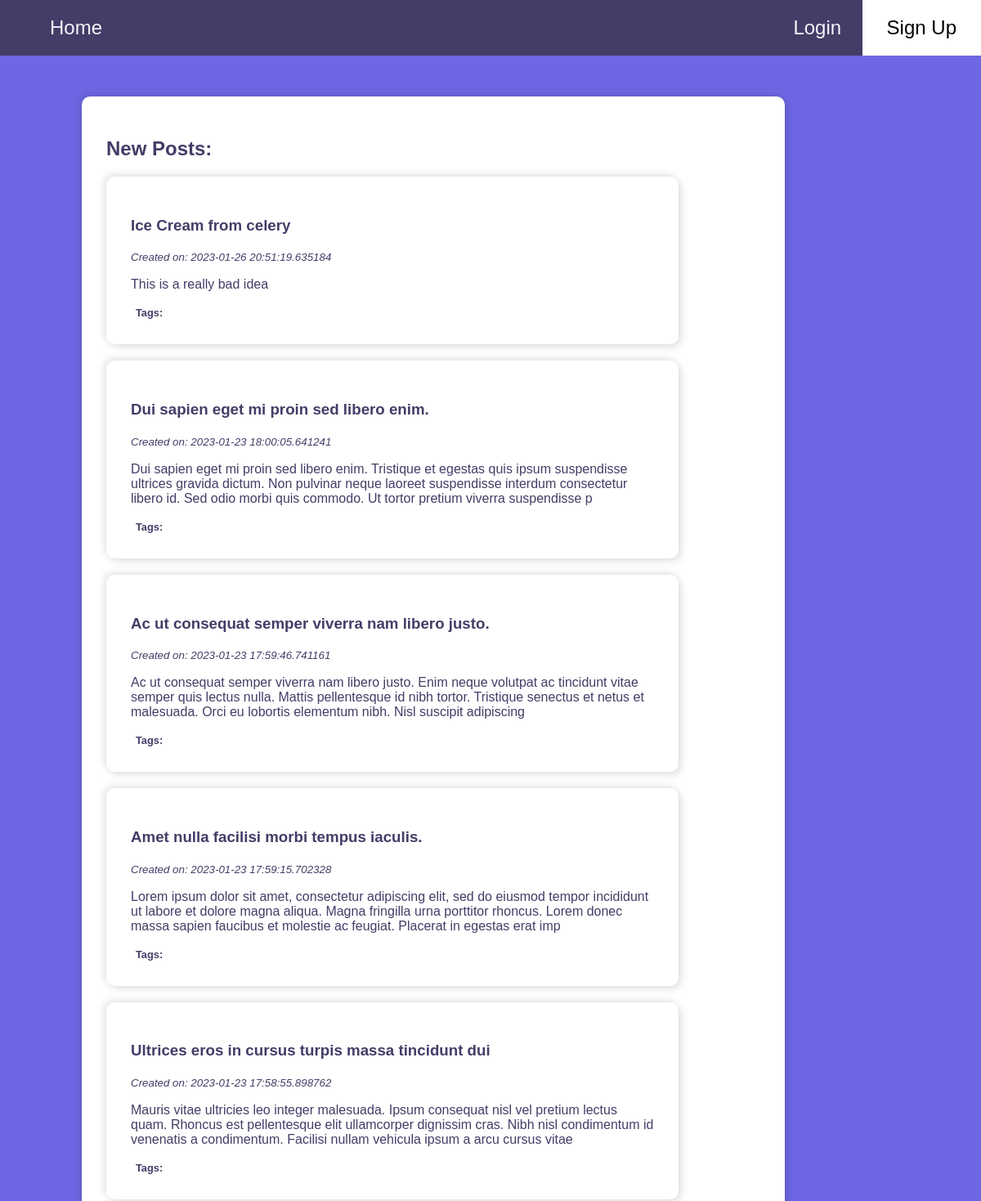
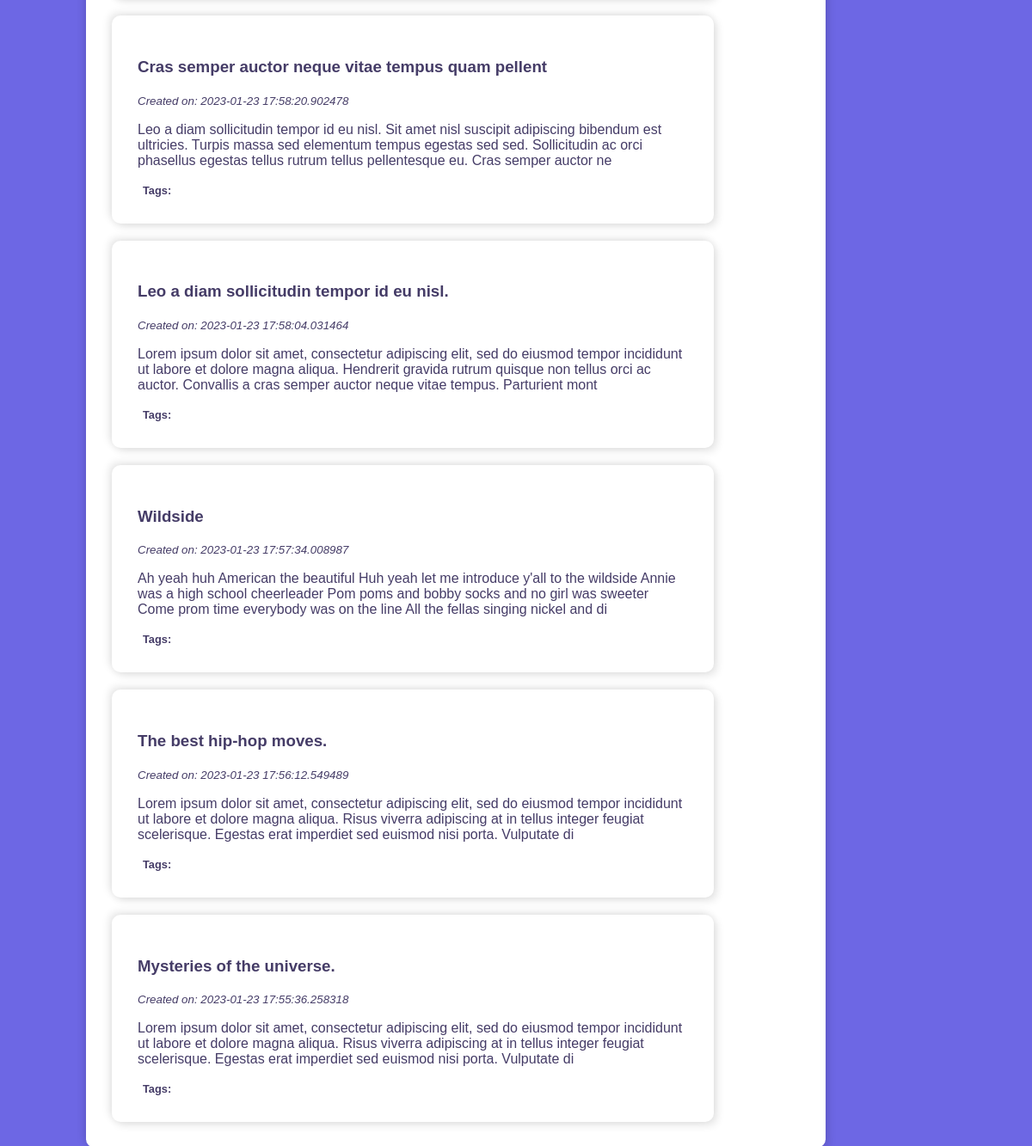
Before: / with the older database file (2 pictures, top to bottom).
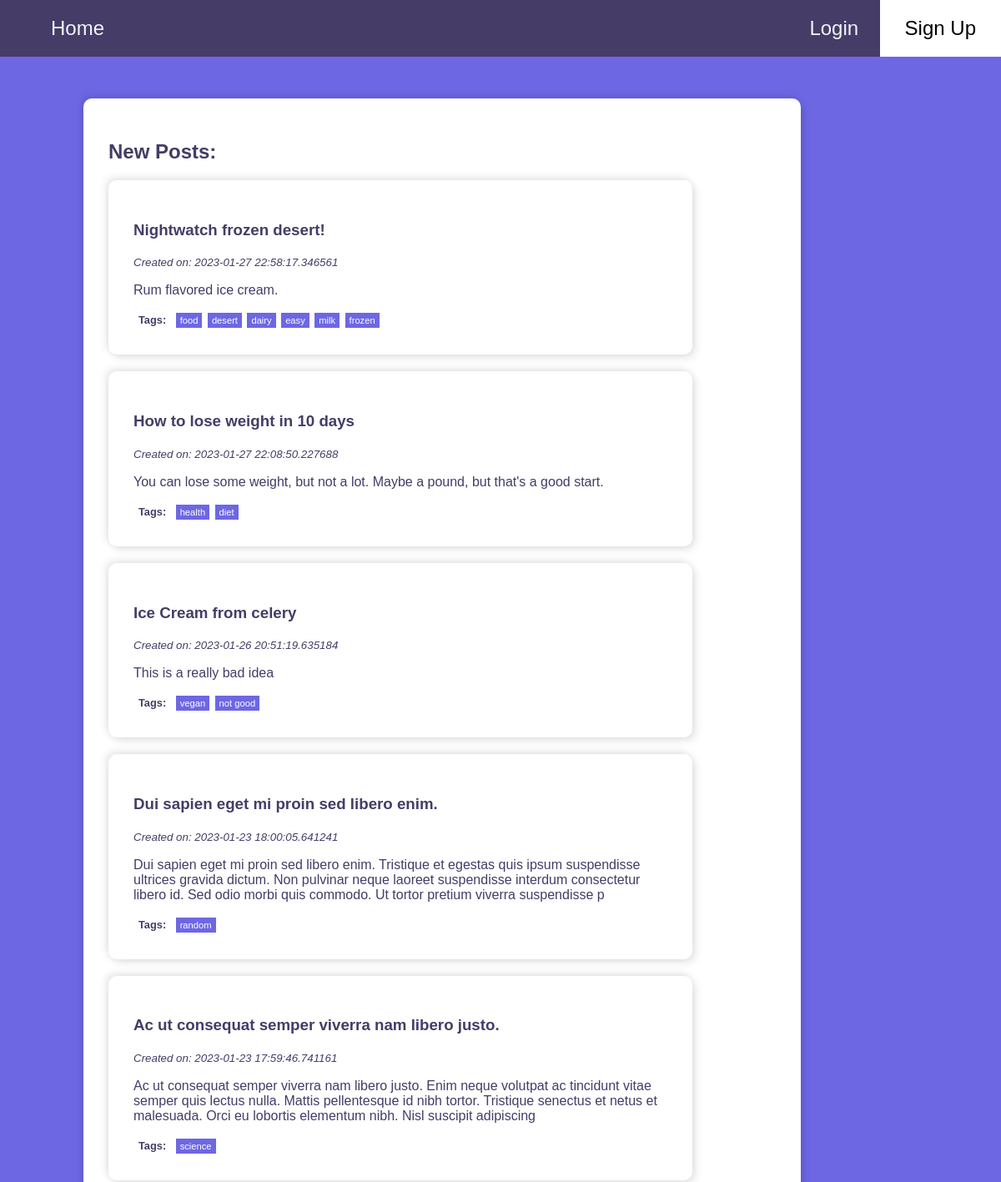
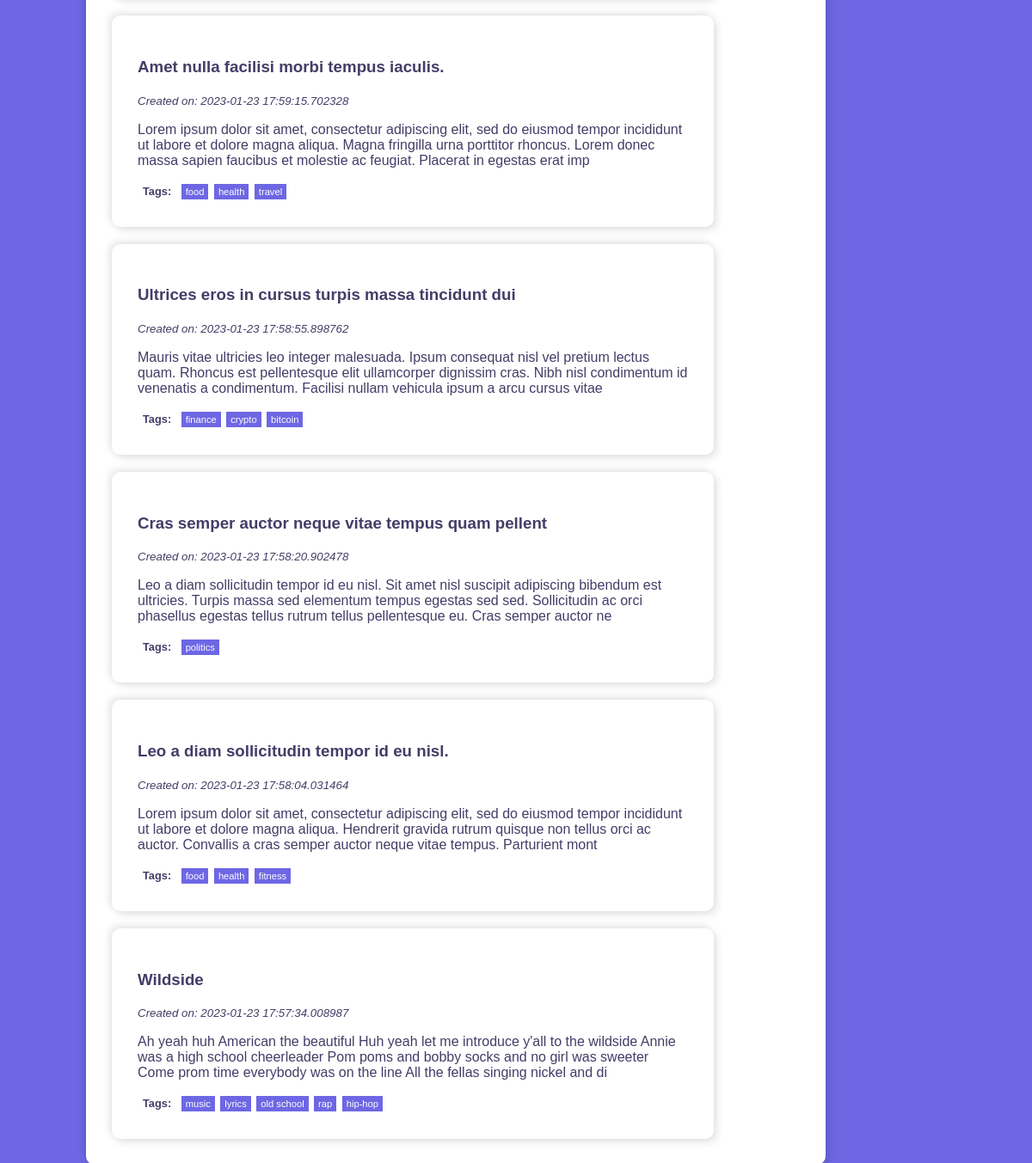
After: the same page with the newer database file (2 pictures, top to bottom).
### models.py (models this page shows, shortened)
class Post(db.Model):
    __tablename__ = "post"
    id = db.Column(db.Integer(), primary_key=True, autoincrement=True)
    title = db.Column(db.String(100))
    content = db.Column(db.Text)
    create_at = db.Column(db.DateTime, default=datetime.now)
    user_id = db.Column(db.Integer, db.ForeignKey("Users.id"), nullable=False)
    tag = db.relationship("Tag", secondary="post_tags", backref="posts")
    post_tags = db.relationship("PostTag", backref="post", cascade="all, delete-orphan")

class Tag(db.Model):
    __tablename__ = "tags"
    id = db.Column(db.Integer, primary_key=True, autoincrement=True)
    name = db.Column(db.String(20), unique=True)

### app.py (the view)
@app.route("/")
def home():
    posts = Post.query.order_by(Post.create_at.desc()).limit(10).offset(0).all()
    return render_template("home.html", posts=posts)

### templates/home.html (shortened to what this page needs)
{% extends 'base.html' %}
{% block content %}
<div class='multi-post-container'>
    <h2>New Posts:</h2>
    {% for post in posts %}
    <a href='/posts/{{post.id}}'>
        <div class="multi-post-container">
            <h3>{{ post.title[0:50] }}</h3>
            <p>
                <i><small>Created on: {{ post.create_at }}</small></i>
            </p>
            <p>
                {{ post.content[0:250] }}
            </p>
            <div class="tag-container">
                <span class="tags-label">Tags:</span>
                {% if post.tag %}
                {% for tags in post.tag %}
                <p class="post-tag-view-only">{{ tags.name }}</p>
                {% endfor %}
                {% endif %}
            </div>
        </div>
    </a>
    {% endfor %}
</div>
{% endblock %}

Changed rows visible on the page:
no longer on this page (row unchanged): Post: title "The best hip-hop moves.", create_at "2023-01-23 17:56:12.549489", content "Lorem ipsum dolor sit amet, consectetur adipiscing elit, sed do eiusmod tempor incididunt ut labore et dolore magna aliqua. Risus viverra adipiscing at in tellus integer feugiat scelerisque. Egestas erat imperdiet sed euismod nisi porta. Vulputate di"
no longer on this page (row unchanged): Post: title "Mysteries of the universe.", create_at "2023-01-23 17:55:36.258318", content "Lorem ipsum dolor sit amet, consectetur adipiscing elit, sed do eiusmod tempor incididunt ut labore et dolore magna aliqua. Risus viverra adipiscing at in tellus integer feugiat scelerisque. Egestas erat imperdiet sed euismod nisi porta. Vulputate di"
added Post: title "Nightwatch frozen desert!", create_at "2023-01-27 22:58:17.346561", content "Rum flavored ice cream."
added Tag: name "food"
added Tag: name "desert", shown under "Nightwatch frozen desert!"
added Tag: name "dairy", shown under "Nightwatch frozen desert!"
added Tag: name "easy", shown under "Nightwatch frozen desert!"
added Tag: name "milk", shown under "Nightwatch frozen desert!"
added Tag: name "frozen", shown under "Nightwatch frozen desert!"
added Post: title "How to lose weight in 10 days", create_at "2023-01-27 22:08:50.227688", content "You can lose some weight, but not a lot. Maybe a pound, but that's a good start."
added Tag: name "health"
added Tag: name "diet", shown under "How to lose weight in 10 days"
added Tag: name "vegan", shown under Post "Ice Cream from celery"
added Tag: name "not good", shown under Post "Ice Cream from celery"
added Tag: name "random", shown under Post "Dui sapien eget mi proin sed libero enim."
added Tag: name "science", shown under Post "Ac ut consequat semper viverra nam libero justo."
added Tag: name "travel", shown under Post "Amet nulla facilisi morbi tempus iaculis."
added Tag: name "finance", shown under Post "Ultrices eros in cursus turpis massa tincidunt dui"
added Tag: name "crypto", shown under Post "Ultrices eros in cursus turpis massa tincidunt dui"
added Tag: name "bitcoin", shown under Post "Ultrices eros in cursus turpis massa tincidunt dui"
added Tag: name "politics", shown under Post "Cras semper auctor neque vitae tempus quam pellent"
added Tag: name "fitness", shown under Post "Leo a diam sollicitudin tempor id eu nisl."
added Tag: name "music", shown under Post "Wildside"
added Tag: name "lyrics", shown under Post "Wildside"
added Tag: name "old school", shown under Post "Wildside"
added Tag: name "rap", shown under Post "Wildside"
added Tag: name "hip-hop", shown under Post "Wildside"
